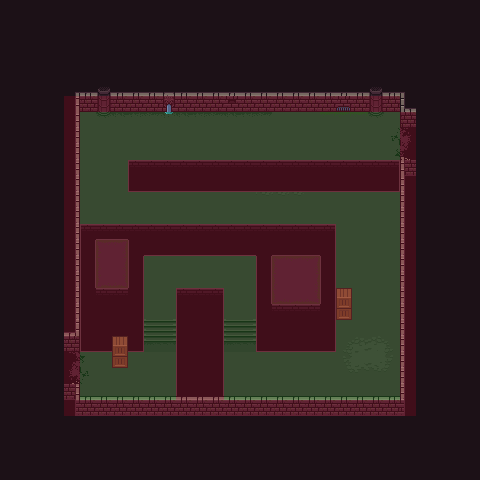

A level layout from a 2D game, rendered from its tile map. Below: a short description, then the map file with tile-grid data replaced by summaries:
An orthogonal 30x30 tile map with 16x16 px tiles, 9 tile layers (bg, bg2, bg2-1, floor, ...), 3 tilesets and 10 objects (w, e).

<map version="1.5" tiledversion="1.7.0" orientation="orthogonal" renderorder="right-down" width="30" height="30" tilewidth="16" tileheight="16" infinite="0" nextlayerid="13" nextobjectid="18">
 <tileset firstgid="1" source="0x72_16x16DungeonTileset.v4.tsx" />
 <tileset firstgid="257" source="0x72_16x16DungeonTileset_walls.v1.tsx" />
 <tileset firstgid="513" source="NavigationTileSet.tsx" />
 <layer id="1" name="bg" width="30" height="30">
  <data>[900 cells, 900 non-empty, 1 distinct tile ids]</data>
 </layer>
 <layer id="5" name="bg2" width="30" height="30">
  <data>[900 cells, 111 non-empty, 8 distinct tile ids]</data>
 </layer>
 <layer id="6" name="bg2-1" width="30" height="30">
  <data>[900 cells, 14 non-empty, 3 distinct tile ids]</data>
 </layer>
 <layer id="2" name="floor" width="30" height="30">
  <data>[900 cells, 238 non-empty, 1 distinct tile ids]</data>
 </layer>
 <layer id="3" name="fg" width="30" height="30">
  <data>[900 cells, 120 non-empty, 19 distinct tile ids]</data>
 </layer>
 <layer id="4" name="props" width="30" height="30">
  <data>[900 cells, 68 non-empty, 36 distinct tile ids]</data>
 </layer>
 <layer id="12" name="treasure" width="30" height="30">
  <data>[900 cells, 0 non-empty, 0 distinct tile ids]</data>
 </layer>
 <layer id="7" name="exits" width="30" height="30">
  <data>[900 cells, 8 non-empty, 8 distinct tile ids]</data>
 </layer>
 <objectgroup id="8" name="Collisions">
  <object id="6" x="64" y="352">
   <polygon points="0,-8 16,-8 16,-246.933 32,-246.933 36,-242.933 44,-242.933 48,-246.933 304,-246.933 308,-242.933 316,-242.933 320,-246.933 336,-246.933 336,-232 352,-232 352,-196 336,-196 336,44 16,44 16,28 0,28" />
  </object>
  <object id="15" x="112" y="360">
   <polygon points="0,0 16,0 16,-24 0,-24" />
  </object>
  <object id="16" x="336" y="312">
   <polygon points="0,0 16,0 16,-24 0,-24" />
  </object>
 </objectgroup>
 <objectgroup id="9" name="Void">
  <object id="7" x="400" y="160">
   <polygon points="0,0 -272,0 -272.091,24.4545 -0.0909091,24.4545" />
  </object>
  <object id="8" x="80" y="352">
   <polygon points="0,-7.31717 64,-7.31717 63.9185,-102.897 175.918,-102.897 176,-7.47826 256,-7.47826 256,-128 0,-128" />
  </object>
  <object id="9" x="128" y="288">
   <polygon points="0,0 -0.0434783,-54.7826 -32.0435,-54.7826 -32,0" />
  </object>
  <object id="10" x="272" y="256">
   <polygon points="0.0434783,-6.69565 48.0435,-6.69565 48,48 0,48" />
  </object>
  <object id="11" x="176" y="396">
   <polygon points="0,0 0,-108 48,-108 48,0" />
  </object>
 </objectgroup>
 <objectgroup id="10" name="Gates">
  <object id="12" name="w" x="64" y="344">
   <polygon points="0,0 16,0 16,36 0,36" />
  </object>
  <object id="13" name="e" x="400" y="120">
   <polygon points="0,0 16,0 16,36 0,36" />
  </object>
 </objectgroup>
 <layer id="11" name="navigation" width="30" height="30" opacity="0.16">
  <data>[900 cells, 439 non-empty, 2 distinct tile ids]</data>
 </layer>
</map>
